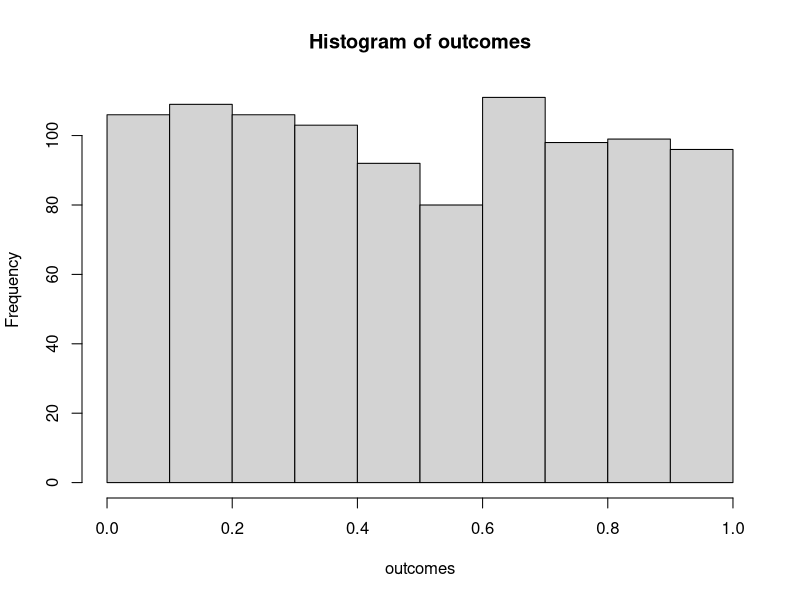
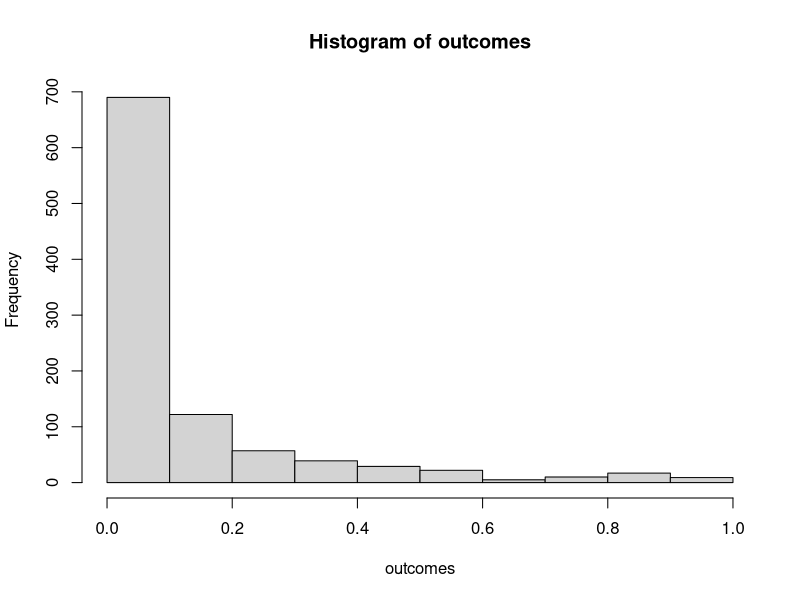
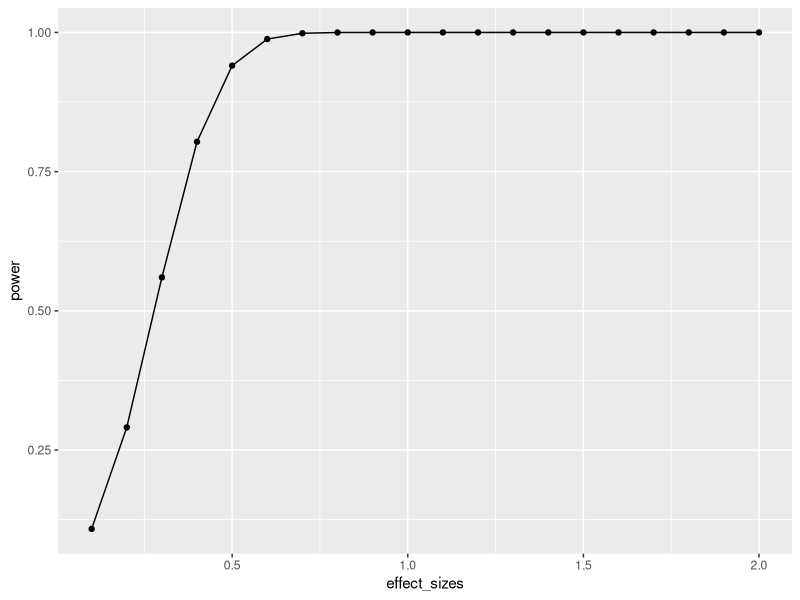
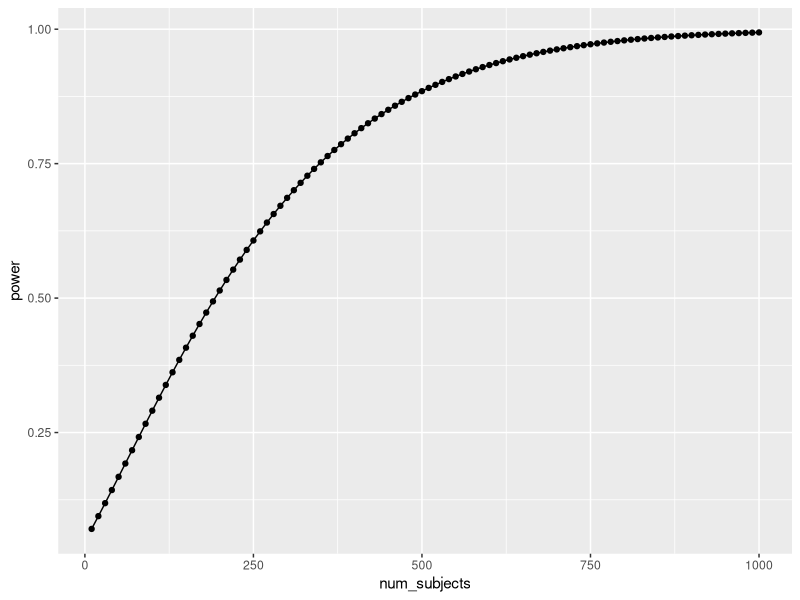
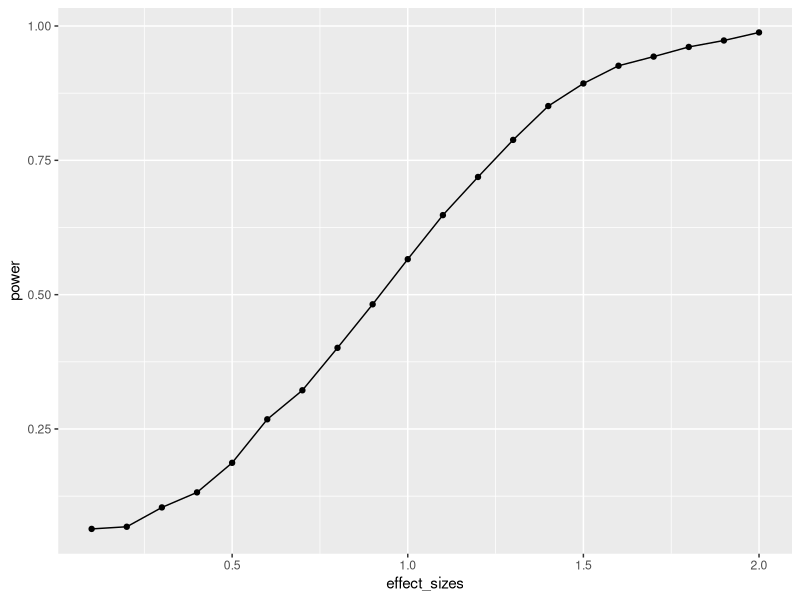
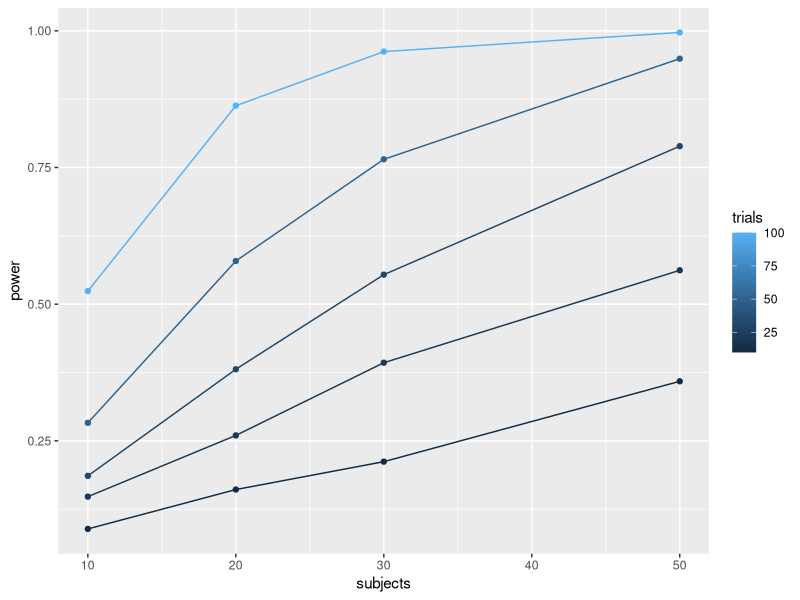
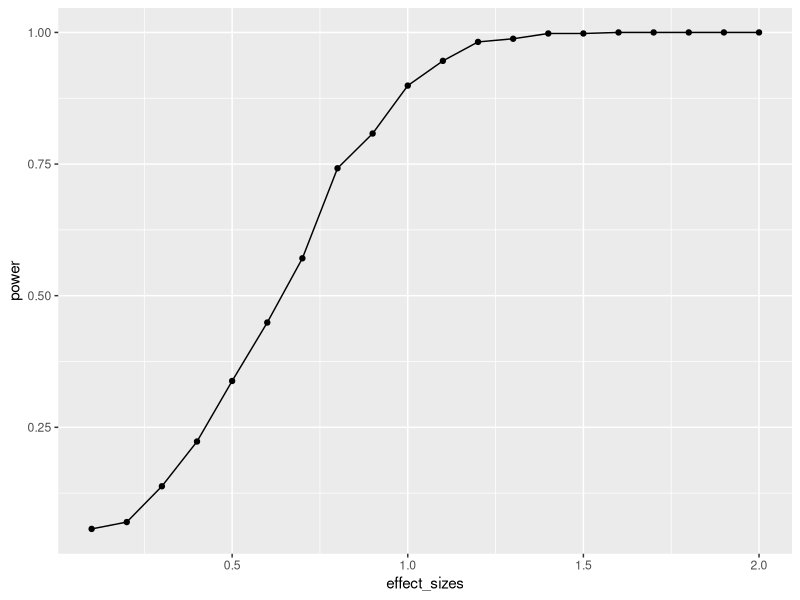
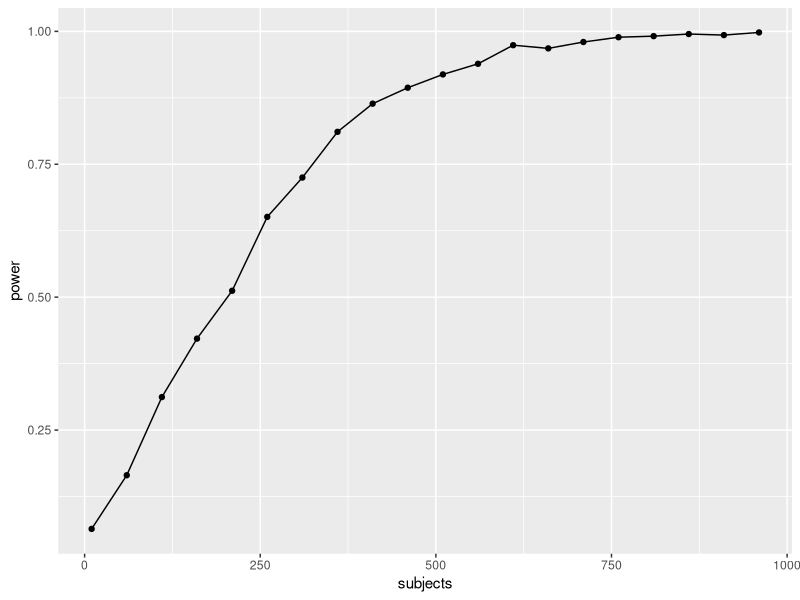

Generate these figures, in order, with R:
## ---- chunk 1
knitr::opts_chunk$set(
  collapse = TRUE,
  comment = "#>",
  message = FALSE,
  warning = FALSE,
  cache = TRUE
)
## ---- chunk 2
# samples A and B come from the same normal distribution
A <- rnorm(n=10,mean=10, sd=5)
B <- rnorm(n=10,mean=10, sd=5)

# the pvalue for this one pretend simulation
t.test(A,B,var.equal=TRUE)$p.value

# running the simulation
# everytime we run this function we do one simulated experiment and return the p-value
sim_null <- function(){
  A <- rnorm(n=10,mean=10, sd=5)
  B <- rnorm(n=10,mean=10, sd=5)
  return(t.test(A,B,var.equal=TRUE)$p.value)
}

# use replicate to run the sim many times
outcomes <- replicate(1000,sim_null())

# plot the null-distribution of p-values
hist(outcomes)

# proportion of simulated experiments had a p-value less than .05
length(outcomes[outcomes<.05])/1000

## ---- chunk 3
  A <- rnorm(n=10,mean=10, sd=5)
  B <- rnorm(n=10,mean=15, sd=5)
  t.test(A,B,var.equal=TRUE)$p.value

# make the mean for B 15 (5 more than A)
sim_alternative <- function(){
  A <- rnorm(n=10,mean=10, sd=5)
  B <- rnorm(n=10,mean=15, sd=5)
  return(t.test(A,B,var.equal=TRUE)$p.value)
}

# use replicate to run the sim many times
outcomes <- replicate(1000,sim_alternative())

# plot the distribution of p-values
hist(outcomes)

# proportion of simulated experiments had a p-value less than .05
length(outcomes[outcomes<.05])/1000
## ---- chunk 4
library(pwr)
pwr.t.test(n=10,
           d=1,
           sig.level=.05,
           type="two.sample",
           alternative="two.sided")
## ---- chunk 5
effect_sizes <- seq(.1,2,.1)
power <- sapply(effect_sizes, 
          FUN = function(x) {
            pwr.t.test(n=100,
            d=x,
            sig.level=.05,
            type="two.sample",
            alternative="two.sided")$power})
plot_df <- data.frame(effect_sizes,power)

library(ggplot2)
ggplot(plot_df, aes(x=effect_sizes,
                    y=power))+
  geom_point()+
  geom_line()
## ---- chunk 6
num_subjects <- seq(10,1000,10)
power <- sapply(num_subjects, 
          FUN = function(x) {
            pwr.t.test(n=x,
            d=.2,
            sig.level=.05,
            type="two.sample",
            alternative="two.sided")$power})
plot_df <- data.frame(num_subjects,power)

library(ggplot2)
ggplot(plot_df, aes(x=num_subjects,
                    y=power))+
  geom_point()+
  geom_line()
## ---- chunk 7
# function to run a simulated t-test
sim_power <- function(x){
  A <- rnorm(n=10,mean=0, sd=1)
  B <- rnorm(n=10,mean=(0+x), sd=1)
  return(t.test(A,B,var.equal=TRUE)$p.value)
}

# vector of effect sizes
effect_sizes <- seq(.1,2,.1)
# run simulation for each effect size 1000 times
power <- sapply(effect_sizes, 
          FUN = function(x) {
            sims <- replicate(1000,sim_power(x))
            sim_power <- length(sims[sims<.05])/length(sims)
            return(sim_power)})
# combine into dataframe
plot_df <- data.frame(effect_sizes,power)

# plot the power curve
ggplot(plot_df, aes(x=effect_sizes,
                    y=power))+
  geom_point()+
  geom_line()
## ---- chunk 8
# function to run a simulated t-test
# nsubs sets number of subjects
# ntrials to change number of trials
# d sets effect size
# this is a paired sample test to model Stroop
sim_power <- function(nsubs,ntrials,d){
  A <- replicate(nsubs,mean(rnorm(n=ntrials,mean=0, sd=1)))
  B <- replicate(nsubs,mean(rnorm(n=ntrials,mean=d, sd=1)))
  return(t.test(A,B,paired=TRUE)$p.value)
}

# vectors for number of subjects and trials
n_subs_vector <- c(10,20,30,50)
n_trials_vector <- c(10,20,30,50,100)

# a loop to run all simulations
power <- c()
subjects <- c()
trials <- c()
i <- 0 # use this as a counter for indexing
for(s in n_subs_vector){
  for(t in n_trials_vector){
    i <- i+1
    sims <- replicate(1000,sim_power(s,t,.1))
    power[i] <- length(sims[sims<.05])/length(sims)
    subjects[i] <- s
    trials[i] <- t
  }
}

# combine into dataframe
plot_df <- data.frame(power,subjects,trials)

# plot the power curve
ggplot(plot_df, aes(x=subjects,
                    y=power,
                    group=trials,
                    color=trials))+
  geom_point()+
  geom_line()

# a vectorized version of the loop
# run simulation for each effect size 1000 times

# power <- outer(n_subs_vector,
#                n_trials_vector,
#                FUN = Vectorize(function(x,y) {
#                   sims <- replicate(100,sim_power(x,y))  
#                   sim_power <- length(sims[sims<.05])/length(sims)
#                   return(sim_power)
#                }))

## ---- chunk 9
# function to run a simulated t-test
sim_power_anova <- function(x){
  A <- rnorm(n=20,mean=0, sd=1)
  B <- rnorm(n=20,mean=0, sd=1)
  C <- rnorm(n=20,mean=0, sd=1)
  D <- rnorm(n=20,mean=(0+x), sd=1)
  df <- data.frame(condition = as.factor(rep(c("A","B","C","D"),each=20)),
                   DV = c(A,B,C,D))
  aov_results <- summary(aov(DV~condition,df))
  #return the pvalue
  return(aov_results[[1]]$`Pr(>F)`[1])
}

# vector of effect sizes
effect_sizes <- seq(.1,2,.1)
# run simulation for each effect size 1000 times
power <- sapply(effect_sizes, 
          FUN = function(x) {
            sims <- replicate(1000,sim_power_anova(x))
            sim_power <- length(sims[sims<.05])/length(sims)
            return(sim_power)})
# combine into dataframe
plot_df <- data.frame(effect_sizes,power)

# plot the power curve
ggplot(plot_df, aes(x=effect_sizes,
                    y=power))+
  geom_point()+
  geom_line()
## ---- chunk 10
sim_power_anova <- function(x){
  A <- rnorm(n=x,mean=0, sd=1)
  B <- rnorm(n=x,mean=0, sd=1)
  C <- rnorm(n=x,mean=0, sd=1)
  D <- rnorm(n=x,mean=.2, sd=1)
  df <- data.frame(condition = as.factor(rep(c("A","B","C","D"),each=x)),
                   DV = c(A,B,C,D))
  aov_results <- summary(aov(DV~condition,df))
  #return the pvalue
  return(aov_results[[1]]$`Pr(>F)`[1])
}

# vector of effect sizes
subjects <- seq(10,1000,50)
# run simulation for each effect size 1000 times
power <- sapply(subjects, 
          FUN = function(x) {
            sims <- replicate(1000,sim_power_anova(x))
            sim_power <- length(sims[sims<.05])/length(sims)
            return(sim_power)})
# combine into dataframe
plot_df <- data.frame(subjects,power)

# plot the power curve
ggplot(plot_df, aes(x=subjects,
                    y=power))+
  geom_point()+
  geom_line()

## ---- chunk 11
# get 20 random answers for all 20 subjects and 20 questions
# columns will be individual subjects 1 to 20
# rows will be questions 1 to 20
questionnaire <- matrix(sample(1:7,20*20, replace=TRUE),ncol=20)
# get 20 measures of performance on behavioral task
behavioral_task <- rnorm(20,0,1)

# correlate behavior with each question
save_correlations <-c()
for(i in 1:20){
  save_correlations[i] <- cor(behavioral_task,questionnaire[i,])
}

# show histogram of 20 correlations
hist(save_correlations)
## ---- chunk 12
save_max <- c()
for( j in 1:10000){
  questionnaire <- matrix(sample(1:7,20*20, replace=TRUE),ncol=20)
  behavioral_task <- rnorm(20,0,1)
  
  save_correlations <-c()
  for(i in 1:20){
    save_correlations[i] <- cor(behavioral_task,questionnaire[i,])
  }
  save_max[j] <- max(abs(save_correlations))
}

hist(save_max)
## ---- chunk 13
save_max <- c()
for( j in 1:10000){
  questionnaire <- matrix(sample(1:7,200*20, replace=TRUE),ncol=200)
  behavioral_task <- rnorm(200,0,1)
  
  save_correlations <-c()
  for(i in 1:20){
    save_correlations[i] <- cor(behavioral_task,questionnaire[i,])
  }
  save_max[j] <- max(abs(save_correlations))
}

hist(save_max)
